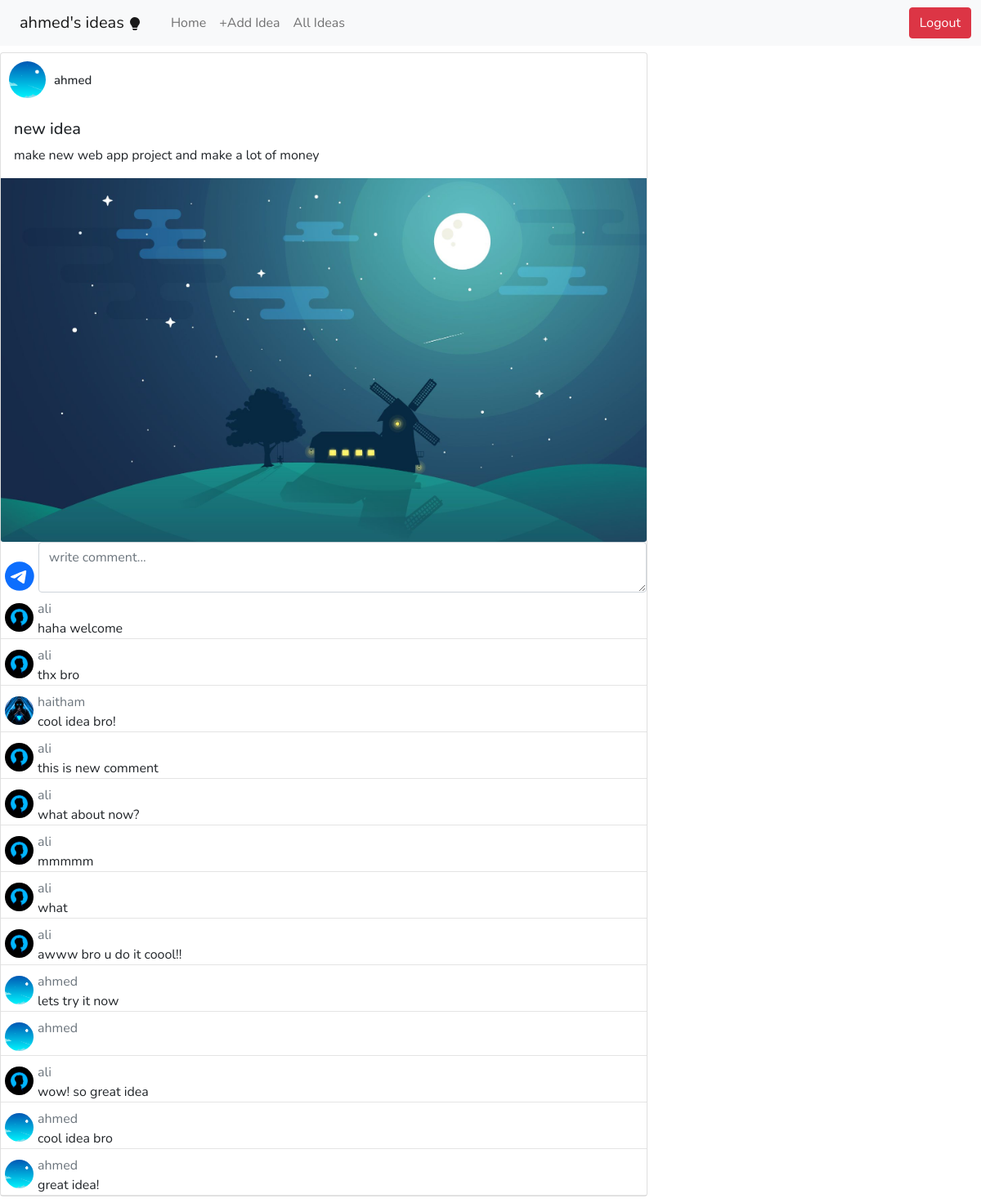
Page /idea/1 (signed in) on the committed database.
### tables this page shows
CREATE TABLE users(
        username varchar(30) not null,
        email varchar(30) not null,
        pwd varchar(60) not null,
        title varchar(30) not null,
        bio text not null,
        img varchar(60)
    );

CREATE TABLE posts(
        user_id integer not null,
        title varchar(30) not null,
        content text not null,
        image varchar(60) not null
    , likes_number INT NOT NULL DEFAULT 0);

CREATE TABLE comments(
        content text not null,
        post_id integer not null,
        user_id integer not null
    );

### run.py (the view)
@app.route("/idea/<int:post_id>")
def idea(post_id):
    if session.get("user"):
        id_ = session.get("user")[0]
        post = posts_db.get_by_id(post_id)
        post_comments = comments.get_by_id(post_id)
        likes_number = likes.count_likes(post_id)
        if likes.get_by(post_id, id_) == []:
            liked  = False
        else:
            liked = True
        return render_template("idea.html", username=session.get("user")[1].capitalize(), post=post, title=session.get("user")[2].capitalize(), bio=session.get("user")[3], img=session.get("user")[4], post_comments=post_comments, likes_number=likes_number,liked=liked)
    return render_template("login.html")

### comments.py (called while the page is built)
def get_by_id(post_id):
    conn = sqlite3.connect("data.db")
    cur = conn.cursor()
    cur.execute(
        "select comments.rowid,comments.*,users.username,users.img from comments join users on users.rowid = comments.user_id where comments.post_id=? order by comments.rowid desc", (post_id,))
    conn.commit()
    data = cur.fetchall()
    conn.close()
    return data

### likes.py (called while the page is built)
def count_likes(post_id):
    conn = sqlite3.connect("data.db")
    cur = conn.cursor()
    cur.execute("select count(post_id) from likes where post_id = ?", (post_id,))
    conn.commit()
    data = cur.fetchone()
    conn.close()
    return data[0]

def get_by(post_id,user_id):
    conn = sqlite3.connect("data.db")
    cur = conn.cursor()
    cur.execute(
        "select * from likes where post_id=? and user_id = ?", (post_id,user_id))
    conn.commit()
    data = cur.fetchall()
    conn.close()
    return data

### posts_db.py (called while the page is built)
def get_by_id(post_id):
    conn = sqlite3.connect("data.db")
    cur = conn.cursor()
    cur.execute(
        "select users.rowid,users.username,users.img,posts.rowid,posts.title,posts.content,posts.image,posts.likes_number from users join posts on users.rowid = posts.user_id where posts.rowid=?", (post_id,))
    conn.commit()
    data = cur.fetchone()
    conn.close()
    return data

### templates/idea.html (shortened to what this page needs)
{%extends 'base.html'%}
{%block content%}
    <div class="my-2 ">
        <div class="row">
            <div class="col-lg-8 col-md-10 col-sm-12">
                <div class="card">
                    <div class="post-header">
                        <div class="profile-post-img">
                            <img class="circle-img" src="{{url_for('static',filename=post[2])}}" alt="profile picture">
                        </div>
                        <div class="profile-post-data ">
                            <h1 style="font-size: 15px;" class="font-1 m-0">{{post[1]}}</h1>
                        </div>
                    </div>
                    <div class="card-body">
                        <h5 class="card-title font-1">{{post[4]}}</h5>
                        <p class="card-text font-1">{{post[5]}}</p>
                    </div>
                    <img src="{{url_for('static',filename=post[6])}}" class="card-img-bottom" alt="...">
                    <div class="comments">
                        <div class="comment-form">
                            <textarea class="form-control font-1 " placeholder="write comment..."></textarea>
                        </div>
                        {%if post_comments%}
                        {%for comment in post_comments%}
                        <div class="comment-data">
                            <div class="comment line pt-2">
                                <div class="comment-img">
                                    <img class="circle-img" src="{{url_for('static',filename=comment[5])}}">
                                </div>
                                <div class="comment-body">
                                    <div class="comment-name text-secondary font-1">{{comment[4]}}</div>
                                    <div class="comment-text font-1">{{comment[1]}}</div>
                                </div>
                            </div>
                        </div>
                        {%endfor%}
                        {%endif%}
                    </div>
                </div>
            </div>
        </div>
    </div>
{%endblock%}

### templates/base.html (shortened to what this page needs)
<!DOCTYPE html>
<html lang="en">
<head>
    <link href="https://cdn.jsdelivr.net/npm/bootstrap@5.1.1/dist/css/bootstrap.min.css" rel="stylesheet"
>
    <link rel="stylesheet" href="{{url_for('static',filename='css/style.css')}}">
</head>
<body>
    <div class="sp-container">
<nav class="navbar navbar-expand-lg navbar-light bg-light">
    <div class="container-fluid">
        {%if session['user']%}
        <a id="the_brand" class="font-1 navbar-brand btn btn-outline-warning border-0" href="{{url_for('ideas')}}">{{session['user'][1]}}'s ideas
        </a>
        {%endif%}
        <div class="collapse navbar-collapse" id="navbarSupportedContent">
            <ul class="navbar-nav me-auto mb-2 mb-lg-0">
                <li class="nav-item">
                    {%if session['user']%}
                    <li class="nav-item">
                    <a class="nav-link  font-1" aria-current="page"  href="{{url_for('profile')}}" id="home2">Home</a>
                    </li>
                    <li class="nav-item">
                    <a class="nav-link  font-1" id="add_idea" aria-current="page" href="{{url_for('post')}}">+Add Idea</a>
                    </li>
                    <li class="nav-item">
                        <a class="nav-link  font-1" id="all_ideas" aria-current="page" href="{{url_for('all_ideas')}}">All Ideas</a>
                    </li>
                    {%else%}
                    <li class="nav-item">
                        <a class="nav-link  font-1" aria-current="page" href="{{url_for('home')}}">
                        Home
                    </a>
                    </li>
                    {%endif%}
                </li>
            </ul>
            <form class="d-flex">
                {%if session['user']%}
                <a class="btn btn-danger font-1" aria-current="page" href="{{url_for('logout')}}">Logout</a>
                {%else%}
                <a class="btn btn-info mx-2 font-1" aria-current="page" href="{{url_for('login')}}">Login</a>
                <a class="btn btn-outline-info mx-2 font-1" aria-current="page" href="{{url_for('signup')}}">Sign up</a>
                {%endif%}
            </form>
        </div>
    </div>
</nav>
    {%block content%}{%endblock%}
    </div>
</body>
</html>

### static/css/style.css (style rules this page uses)
.font-1 { font-family: 'Nunito', sans-serif; }
* { margin: 0; padding: 0; box-sizing: border-box; }
a { text-decoration: none; color: #240073; }
.sp-container { max-width: 1400px; margin: 0 auto; }
.line { border-bottom: 0.5px solid rgba(202, 202, 202, 0.5); }
.profile-post-img { position: relative; width: 45px; height: 45px; overflow: hidden; border-radius: 50%; margin: 10px; }
.comment { display: flex; align-items: flex-start; }
.comment-form { display: flex; align-items: flex-end; }
.comment-img { position: relative; width: 35px; height: 35px; overflow: hidden; border-radius: 50%; margin: 5px; }
.circle-img { position: absolute; top: 0; left: 0; width: 100%; height: 100%; object-fit: cover; }
.post-header { display: flex; align-items: center; }

### rows in the picture
users: username "ahmed", img (picture)
posts: title "new idea", content "make new web app project and make a lot of money", image (picture)
comments: img (picture), username "ali", content "haha welcome"
comments: img (picture), username "ali", content "thx bro"
comments: img (picture), username "haitham", content "cool idea bro!"
comments: img (picture), username "ali", content "this is new comment"
comments: img (picture), username "ali", content "what about now?"
comments: img (picture), username "ali", content "mmmmm"
comments: img (picture), username "ali", content "what"
comments: img (picture), username "ali", content "awww bro u do it coool!!"
comments: img (picture), username "ahmed", content "lets try it now"
comments: img (picture), username "ahmed"
comments: img (picture), username "ali", content "wow! so great idea"
comments: img (picture), username "ahmed", content "cool idea bro"
comments: img (picture), username "ahmed", content "great idea!"
